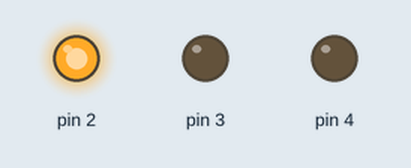
Simulated run of this sketch. Board: Arduino Uno, built with avr-gcc and run on an emulated ATmega328P. Parts: output pins drawn as LEDs (lit = HIGH).

Above: at 0.5 s.
At 2.5 s:
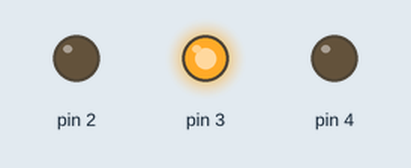
At 4.5 s:
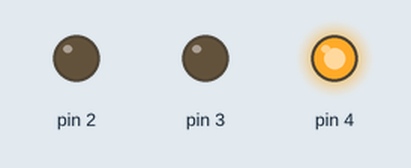
At 5.5 s:
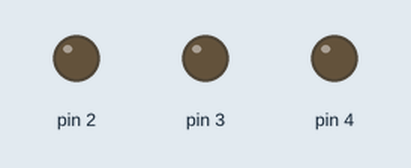
Timing chart, 0 to 7.8 s (numbered marks = the images above):
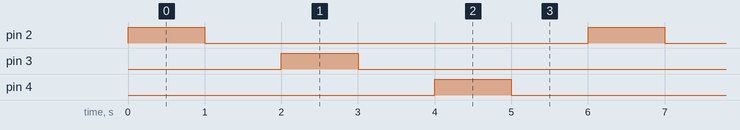

The sketch:

blinkingMulLED.ino
```cpp
// C++ code
// blinking multiple LED using for loop


void setup()
{
  for(int i = 2; i<=4; i++)
  {
  	pinMode(i, OUTPUT);
  }
}

void loop()
{
  for(int i = 2; i<=4; i++)
  {
    customBlinking(i);
  }
}

void customBlinking(int i) {
  digitalWrite(i, HIGH);
  delay(1000);
  digitalWrite(i, LOW);
  delay(1000);
}
```

Measured:
- by itself, pin 2–4: alternates HIGH for 1.0 s and LOW for 5.0 s
- by itself, everything shown: repeats every 6.0 s, in 6 steps
